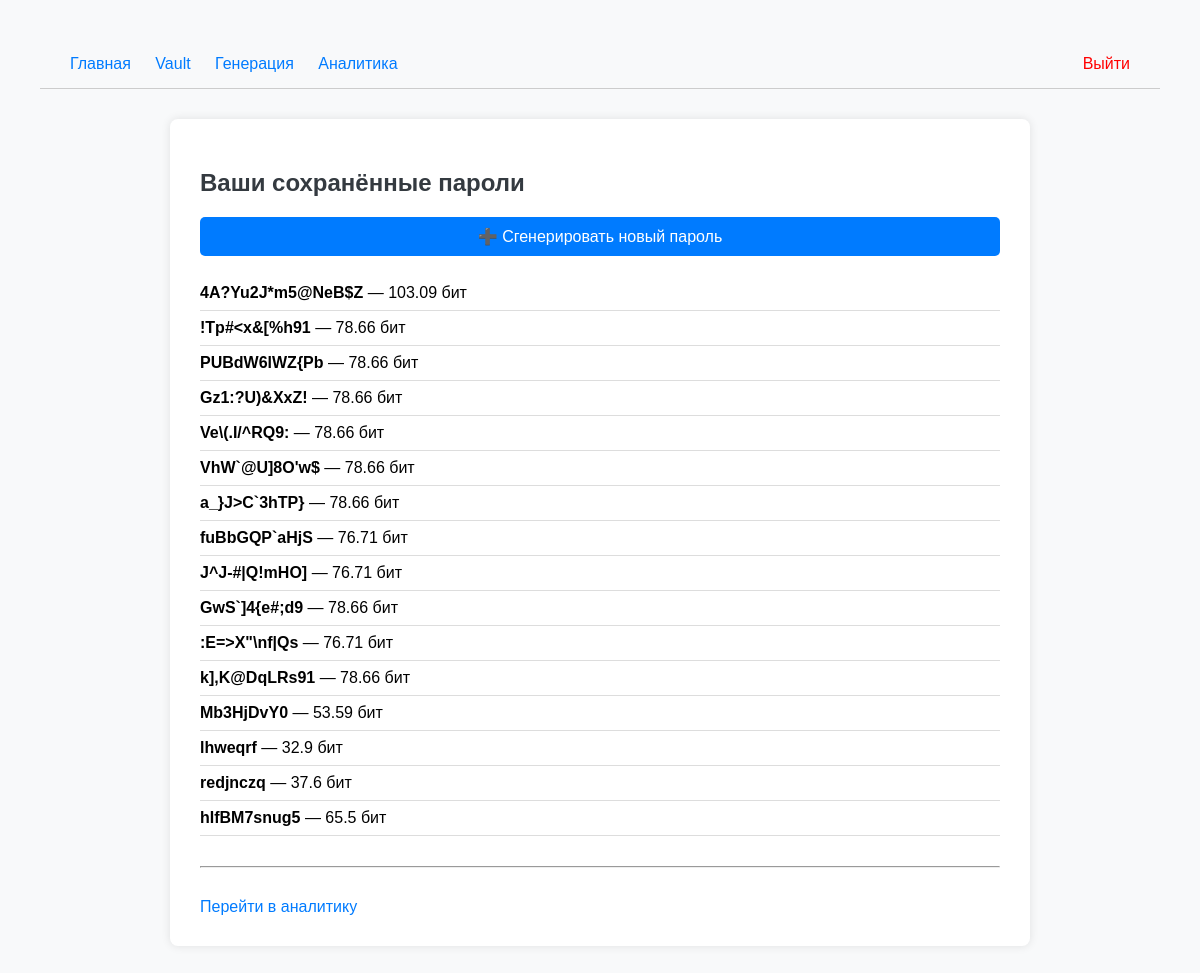
The page /vault (signed in) on the database its author committed.
### app/models/password.py (models this page shows, shortened)
class Password(db.Model):
    id = db.Column(db.Integer, primary_key=True)
    user_id = db.Column(db.Integer, db.ForeignKey('user.id'), nullable=False)
    value = db.Column(db.String(255), nullable=False)
    entropy = db.Column(db.Float, nullable=False)

### app/routes.py (the view)
@app.route('/vault')
def vault():
    if 'user_id' not in session:
        return redirect(url_for('login'))
    user_id = session['user_id']
    passwords = Password.query.filter_by(user_id=user_id).all()
    return render_template('vault.html', passwords=passwords)

### app/templates/vault.html (shortened to what this page needs)
{% extends "base.html" %}
{% block content %}
<h2>Ваши сохранённые пароли</h2>
<form action="/generate_password" method="get" style="margin-bottom: 20px;">
    <button type="submit">➕ Сгенерировать новый пароль</button>
</form>
{% if passwords %}
    <ul>
        {% for p in passwords %}
            <li>
                <strong>{{ p.value }}</strong> — {{ p.entropy }} бит
            </li>
        {% endfor %}
    </ul>
{% else %}
    <p>Пароли ещё не добавлены.</p>
{% endif %}
<hr>
<a href="/dashboard">Перейти в аналитику</a>
{% endblock %}

### app/templates/base.html (shortened to what this page needs)
<!DOCTYPE html>
<html lang="ru">
<head>
    <link rel="stylesheet" href="{{ url_for('static', filename='css/style.css') }}">
</head>
<body>
<nav style="background: #f8f9fa; padding: 15px 30px; border-bottom: 1px solid #ccc; margin-bottom: 30px;">
  <a href="{{ url_for('home') }}" style="margin-right: 20px;">Главная</a>
  {% if session.get('user_id') %}
    <a href="{{ url_for('vault') }}" style="margin-right: 20px;">Vault</a>
    <a href="{{ url_for('generate_password_view') }}" style="margin-right: 20px;">Генерация</a>
    <a href="{{ url_for('dashboard') }}" style="margin-right: 20px;">Аналитика</a>
    <a href="{{ url_for('logout') }}" style="float: right; color: red;">Выйти</a>
  {% else %}
    <a href="{{ url_for('login') }}" style="margin-right: 20px;">Войти</a>
    <a href="{{ url_for('register') }}" style="margin-right: 20px;">Регистрация</a>
  {% endif %}
</nav>
<div class="container">
  {% block content %}{% endblock %}
</div>
</body>
</html>

### app/static/css/style.css (style rules this page uses)
body { font-family: Arial, sans-serif; background-color: #f8f9fa; margin: 0; padding: 40px; }
.container { max-width: 800px; margin: auto; background: #ffffff; padding: 30px; border-radius: 8px; box-shadow: 0 0 10px rgba(0, 0, 0, 0.1); }
h2 { color: #343a40; margin-bottom: 20px; }
form { margin-bottom: 20px; }
input[type="email"], input[type="password"], button { display: block; width: 100%; padding: 10px; margin-top: 10px; font-size: 16px; border-radius: 5px; border: 1px solid #ccc; }
button { background-color: #007bff; color: white; border: none; margin-top: 15px; cursor: pointer; transition: background-color 0.2s; }
ul { list-style-type: none; padding-left: 0; }
li { padding: 8px 0; border-bottom: 1px solid #ddd; }
a { color: #007bff; text-decoration: none; }
hr { margin: 30px 0; }

### rows shown on the page
Password: value "4A?Yu2J*m5@NeB$Z", entropy "103.09"
Password: value "!Tp#<x&[%h91", entropy "78.66"
Password: value "PUBdW6lWZ{Pb", entropy "78.66"
Password: value "Gz1:?U)&XxZ!", entropy "78.66"
Password: value "Ve\\(.I/^RQ9:", entropy "78.66"
Password: value "VhW`@U]8O'w$", entropy "78.66"
Password: value "a_}J>C`3hTP}", entropy "78.66"
Password: value "fuBbGQP`aHjS", entropy "76.71"
Password: value "J^J-#|Q!mHO]", entropy "76.71"
Password: value "GwS`]4{e#;d9", entropy "78.66"
Password: value ":E=>X\"\\nf|Qs", entropy "76.71"
Password: value "k],K@DqLRs91", entropy "78.66"
Password: value "Mb3HjDvY0", entropy "53.59"
Password: value "lhweqrf", entropy "32.9"
Password: value "redjnczq", entropy "37.6"
Password: value "hIfBM7snug5", entropy "65.5"
